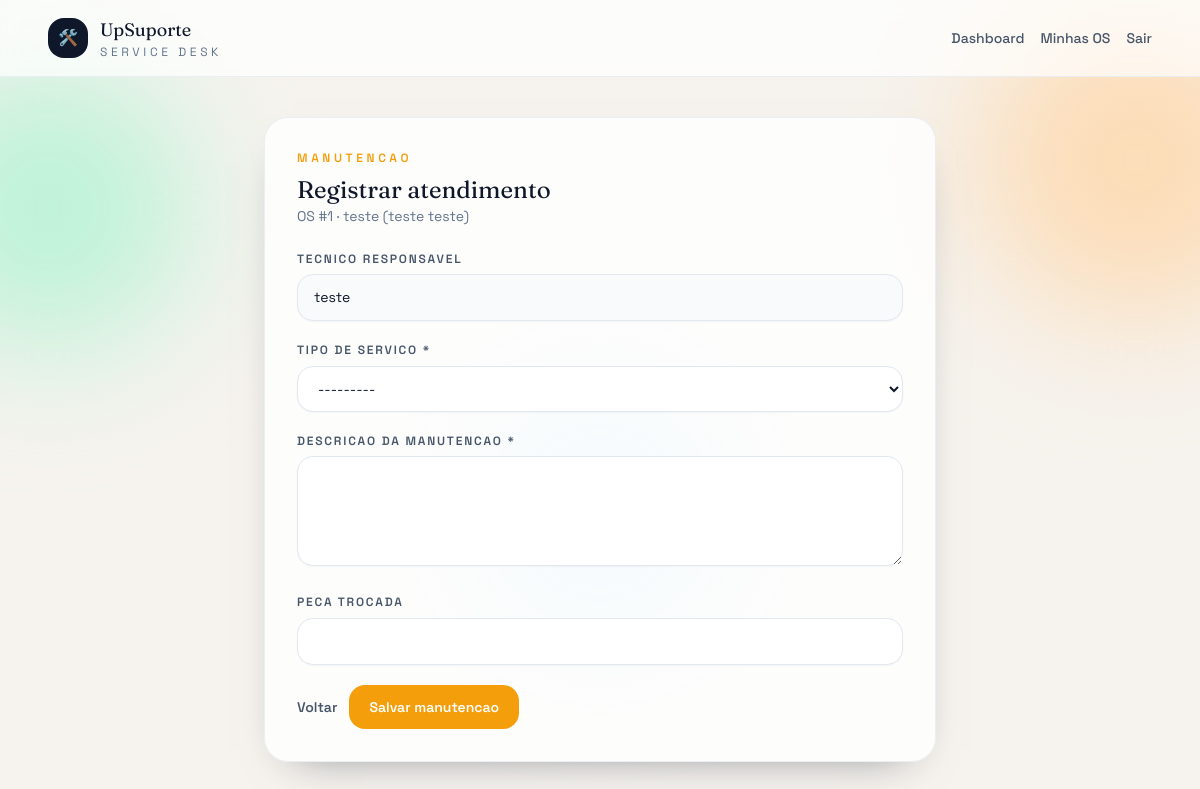
The page /os/1/manutencao/ (signed in) on the database its author committed.
### core/models.py (models this page shows, shortened)
class OrdemServico(models.Model):
    STATUS_CHOICES = [
        ("ABERTO", "Aberto"),
        ("AGENDADO", "Agendado"),
        ("EM_ANDAMENTO", "Em andamento"),
        ("CONCLUIDO", "Concluído"),
        ("CANCELADO", "Cancelado"),
    ]
    PRIORIDADE_CHOICES = [
        ("BAIXA", "Baixa"),
        ("MEDIA", "Média"),
        ("ALTA", "Alta"),
    ]
    aparelho = models.ForeignKey(Aparelho, on_delete=models.CASCADE, related_name="ordens")
    funcionario = models.ForeignKey(Funcionario, on_delete=models.SET_NULL, null=True, blank=True)
    problema_relatado = models.TextField()
    status = models.CharField(max_length=20, choices=STATUS_CHOICES, default="ABERTO")
    data_agendada = models.DateField(null=True, blank=True)
    hora_agendada = models.TimeField(null=True, blank=True)
    prioridade = models.CharField(max_length=10, choices=PRIORIDADE_CHOICES, default="MEDIA")
    laudo_tecnico = models.TextField(blank=True)  # só preenche quando finaliza
    data_criacao = models.DateTimeField(auto_now_add=True)
    data_conclusao = models.DateTimeField(null=True, blank=True)

class Aparelho(models.Model):
    TIPO_CHOICES = [
        ("NOTEBOOK", "Notebook"),
        ("DESKTOP", "Desktop"),
        ("IMPRESSORA", "Impressora"),
        ("MONITOR", "Monitor"),
        ("OUTRO", "Outro"),
    ]
    nome = models.CharField(max_length=150)
    tipo = models.CharField(max_length=50, choices=TIPO_CHOICES)
    marca = models.CharField(max_length=100)
    modelo = models.CharField(max_length=100)
    numero_serie = models.CharField(max_length=100, unique=True)
    cliente = models.CharField(max_length=150)
    data_cadastro = models.DateTimeField(auto_now_add=True)

class Funcionario(models.Model):
    usuario = models.OneToOneField(User, on_delete=models.CASCADE)
    cargo = models.CharField(max_length=100)
    telefone = models.CharField(max_length=20, blank=True)
    def __str__(self):
        return self.usuario.get_full_name() or self.usuario.username

### core/views.py (the view)
@login_required
def registrar_manutencao_os(request, os_id):
    ordem = get_object_or_404(OrdemServico, id=os_id)
    funcionario = ordem.funcionario
    if request.method == "POST":
        form = RegistroManutencaoForm(request.POST)
        if form.is_valid():
            manut = form.save(commit=False)
            manut.ordem_servico = ordem
            manut.funcionario = funcionario
            manut.save()
            ordem.status = "EM_ANDAMENTO"
            ordem.save()
            return redirect("detalhe_os", id=ordem.id)
    else:
        form = RegistroManutencaoForm()
    return render(
        request,
        "registrar_manutencao.html",
        {"form": form, "ordem": ordem, "funcionario": funcionario},
    )

### core/forms.py
class RegistroManutencaoForm(forms.ModelForm):
    class Meta:
        model = RegistroManutencao
        fields = ["tipo_servico", "descricao", "peca_trocada"]
        widgets = {
            "tipo_servico": forms.Select(attrs={"class": "form-select"}),
            "descricao": forms.Textarea(attrs={"class": "form-control", "rows": 4}),
            "peca_trocada": forms.TextInput(attrs={"class": "form-control"}),
        }

### templates/registrar_manutencao.html (shortened to what this page needs)
{% extends "base.html" %}
{% block content %}
<div class="mx-auto max-w-2xl rounded-3xl border border-slate-200/70 bg-white/80 p-8 shadow-soft">
  <div class="mb-6">
    <p class="text-xs font-semibold uppercase tracking-[0.3em] text-amber-500">Manutencao</p>
    <h2 class="mt-2 font-display text-2xl">Registrar atendimento</h2>
    <p class="text-sm text-slate-500">
      OS #{{ ordem.id }} · {{ ordem.aparelho.nome }} ({{ ordem.aparelho.marca }} {{ ordem.aparelho.modelo }})
    </p>
  </div>
  <form method="post" class="space-y-5">
    <div>
      <label class="form-label">Tecnico responsavel</label>
      <input type="text" class="form-control bg-slate-50" value="{{ funcionario }}" disabled />
    </div>
    <div>
      <label class="form-label">Tipo de servico *</label>
      {{ form.tipo_servico }}
    </div>
    <div>
      <label class="form-label">Descricao da manutencao *</label>
      {{ form.descricao }}
    </div>
    <div>
      <label class="form-label">Peca trocada</label>
      {{ form.peca_trocada }}
    </div>
    <div class="flex flex-wrap items-center gap-3">
      <a href="{% url 'detalhe_os' ordem.id %}" class="text-sm font-semibold text-slate-600 hover:text-slate-900">
        Voltar
      </a>
      <button type="submit" class="rounded-2xl bg-amber-500 px-5 py-3 text-sm font-semibold text-white transition hover:-translate-y-0.5">
        Salvar manutencao
      </button>
    </div>
  </form>
</div>
{% endblock %}

### templates/base.html (style rules this page uses)
.form-control, .form-select { border-radius: 1rem; border: 1px solid rgba(226, 232, 240, 1); padding: 0.75rem 1rem; width: 100%; font-size: 0.875rem; box-shadow: 0 1px 2px rgba(15, 23, 42, 0.04); background-color: white; }
.form-label { font-size: 0.75rem; font-weight: 600; color: rgba(71, 85, 105, 1); text-transform: uppercase; letter-spacing: 0.15em; display: block; margin-bottom: 0.4rem; }
form label { font-size: 0.75rem; font-weight: 600; color: rgba(71, 85, 105, 1); text-transform: uppercase; letter-spacing: 0.15em; display: block; margin-bottom: 0.4rem; }

### rows shown on the page
OrdemServico: id "1", aparelho.nome "teste", aparelho.marca "teste", aparelho.modelo "teste"
Funcionario: usuario.username "teste"
